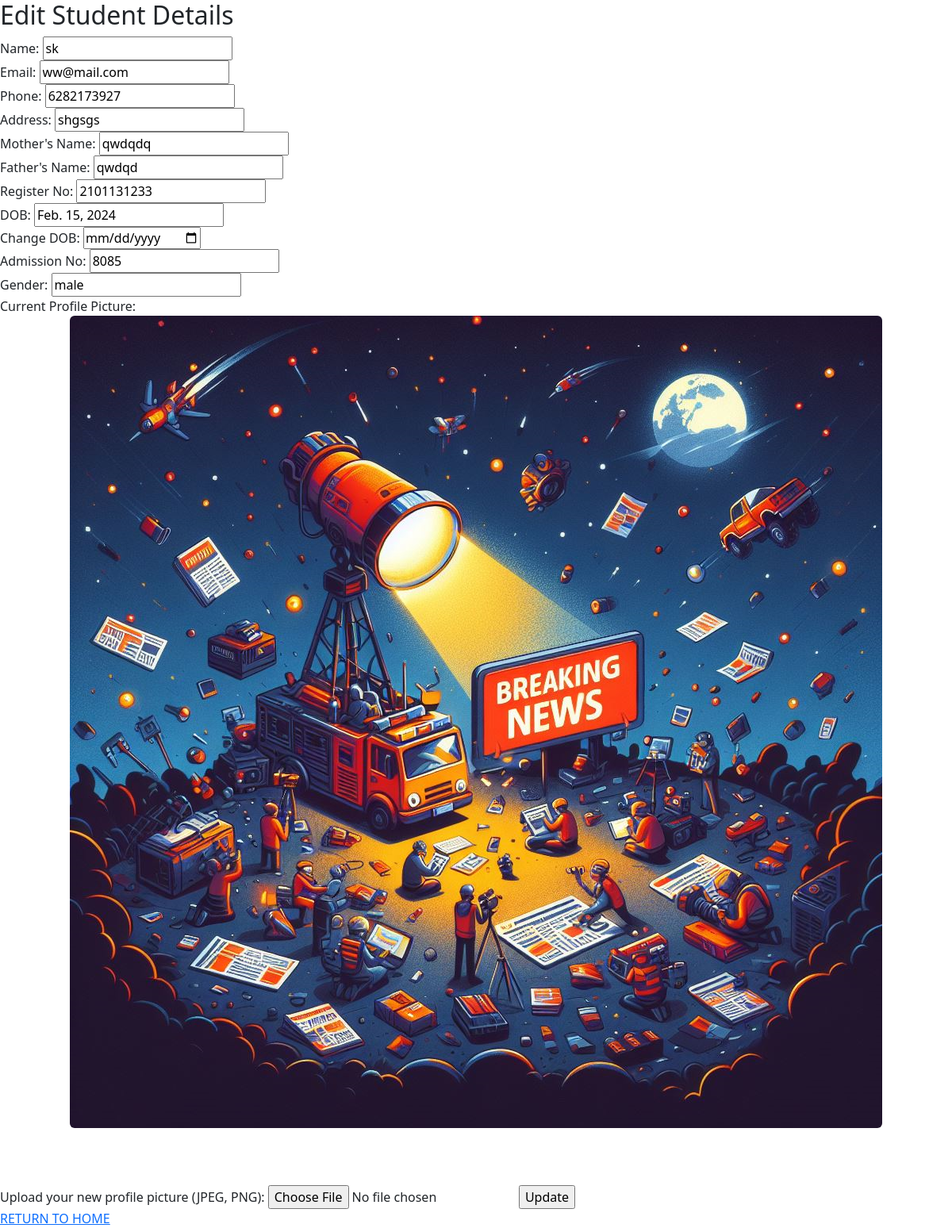
The app's page /student-details-update/1 with its own data.
### public/models.py (models this page shows, shortened)
class Register(models.Model):
    name = models.CharField(max_length=20, null=True)
    email = models.EmailField(max_length=254, unique=True)
    password = models.CharField(max_length=8)
    phone = models.CharField(max_length=15, validators=[MaxLengthValidator(15), MinLengthValidator(0)], default='', null=True, blank=True)
    address = models.TextField(max_length=255, null=True)
    is_student = models.BooleanField(default=False)
    is_teacher = models.BooleanField(default=False)

### student/models.py (models this page shows)
class StudentProfile(models.Model):
    user = models.OneToOneField(Register,related_name = "student", on_delete = models.CASCADE,limit_choices_to=Q(is_student=True))
    register_no = models.PositiveIntegerField(validators = [MinValueValidator(10)],unique = True,blank=True,null = True)
    adm_no = models.PositiveIntegerField(validators = [MinValueValidator(5)], default=0)
    GENDER_CHOICES = (
        ('male', 'Male '),
        ('female', 'Female'),
    )
    gender =  models.CharField(max_length = 6, choices = GENDER_CHOICES,default = 'male')
    profile_pic = models.ImageField(upload_to = 'profile_photo/',default="../media/profile_photo/c-3.png",null=True)
    dob = models.DateField(blank = True, null = True)
    father_name = models.CharField(max_length = 15,  blank = True )
    mothers_name = models.CharField(max_length = 15, blank = True)

### teacher/views.py (the view, shortened to what this page needs)
# urls.py: path('student-details-update/<id>',views.StudentEditView,name= 'student-details-update'),
def StudentEditView(request, id):
    student = get_object_or_404(Register, id=id)
    student2, created = StudentProfile.objects.get_or_create(user=student)
    return render(request, 'addstudentdetails.html', {'student': student, 'student2': student2})

### teacher/templates/addstudentdetails.html (shortened to what this page needs)
<!DOCTYPE html>
<html lang="en">
<head>
    <link
    href="https://cdn.jsdelivr.net/npm/bootstrap@5.3.2/dist/css/bootstrap.min.css"
    rel="stylesheet"
>
</head>
<body>
    <h2>Edit Student Details</h2>
    <form method="post" enctype="multipart/form-data">
        <label for="name">Name:</label>
        <input type="text" name="name" value="{{ student.name }}" required><br>
        <label for="email">Email:</label>
        <input type="email" name="email" value="{{ student.email }}" required><br>
        <label for="phone">Phone:</label>
        <input type="text" name="phone" value="{{ student.phone }}" required><br>
        <label for="address">Address:</label>
        <input type="text" name="address" value="{{ student.address }}" required><br>
    <label for="mothers_name">Mother's Name:</label>
    <input type="text" name="mothers_name" value="{{ student2.mothers_name }}"><br>
    <label for="father_name">Father's Name:</label>
    <input type="text" name="father_name" value="{{ student2.father_name }}"><br>
    <label for="register_no">Register No:</label>
    <input type="text" name="register_no" value="{{ student2.register_no }}"><br>
    <label for="adm_no">DOB:</label>
    <input type="text" name="dob" value="{{ student2.dob }}" readonly><br>
    <label for="adm_no">Change DOB:</label>
    <input type="date" name="dob" value="{{ student2.dob }}"><br>
    <label for="dob">Admission No:</label>
    <input type="text" name="adm_no" value="{{ student2.adm_no }}"><br>
    <label for="gender">Gender:</label>
    <input type="text" name="gender" value="{{ student2.gender }}"><br>
        <label for="profile_pic">Current Profile Picture:</label>
        <img class="rounded mx-auto d-block" src="{{ student2.profile_pic.url }}" alt="Profile Picture"><br><br><br>
        <label for="profile_pic">Upload your new profile picture (JPEG, PNG):</label>
        <input type="file" name="profile_pic" id="profile_pic" accept="image/jpeg, image/png">
        <input type="submit" value="Update">
    </form>
    <a href="/teacher-index"> RETURN TO HOME</a>
</body>
</html>

### records on screen
Register: name "sk", email "ww@mail.com", phone "6282173927", address "shgsgs"
StudentProfile: mothers_name "qwdqdq", father_name "qwdqd", register_no "2101131233", dob "Feb. 15, 2024", adm_no "8085", gender "male", profile_pic (picture)
